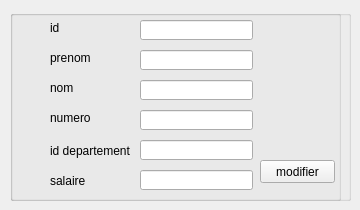
      <widget class="QWidget" name="tab_2">
       <attribute name="title">
        <string>modifier employé</string>
       </attribute>
       <widget class="QGroupBox" name="groupBox_3">
        <property name="geometry">
         <rect>
          <x>10</x>
          <y>10</y>
          <width>341</width>
          <height>191</height>
         </rect>
        </property>
        <property name="title">
         <string/>
        </property>
        <widget class="QGroupBox" name="groupBox_7">
         <property name="geometry">
          <rect>
           <x>0</x>
           <y>0</y>
           <width>331</width>
           <height>191</height>
          </rect>
         </property>
         <property name="title">
          <string/>
         </property>
         <widget class="QLineEdit" name="le_id_2">
          <property name="geometry">
           <rect>
            <x>130</x>
            <y>10</y>
            <width>113</width>
            <height>20</height>
           </rect>
          </property>
         </widget>
         <widget class="QLineEdit" name="le_prenom_2">
          <property name="geometry">
           <rect>
            <x>130</x>
            <y>40</y>
            <width>113</width>
            <height>20</height>
           </rect>
          </property>
         </widget>
         <widget class="QLineEdit" name="le_nom_2">
          <property name="geometry">
           <rect>
            <x>130</x>
            <y>70</y>
            <width>113</width>
            <height>20</height>
           </rect>
          </property>
         </widget>
         <widget class="QLineEdit" name="le_numero_2">
          <property name="geometry">
           <rect>
            <x>130</x>
            <y>100</y>
            <width>113</width>
            <height>20</height>
           </rect>
          </property>
         </widget>
         <widget class="QLineEdit" name="le_id_depp_2">
          <property name="geometry">
           <rect>
            <x>130</x>
            <y>130</y>
            <width>113</width>
            <height>20</height>
           </rect>
          </property>
         </widget>
         <widget class="QLineEdit" name="le_salaire_2">
          <property name="geometry">
           <rect>
            <x>130</x>
            <y>160</y>
            <width>113</width>
            <height>20</height>
           </rect>
          </property>
         </widget>
         <widget class="QPushButton" name="pb_update">
          <property name="geometry">
           <rect>
            <x>250</x>
            <y>150</y>
            <width>75</width>
            <height>23</height>
           </rect>
          </property>
          <property name="text">
           <string>modifier</string>
          </property>
         </widget>
         <widget class="QLabel" name="label_8">
          <property name="geometry">
           <rect>
            <x>40</x>
            <y>10</y>
            <width>61</width>
            <height>16</height>
           </rect>
          </property>
          <property name="text">
           <string>id</string>
          </property>
         </widget>
         <widget class="QLabel" name="label_15">
          <property name="geometry">
           <rect>
            <x>40</x>
            <y>40</y>
            <width>61</width>
            <height>16</height>
           </rect>
          </property>
          <property name="text">
           <string>prenom</string>
          </property>
         </widget>
         <widget class="QLabel" name="label_16">
          <property name="geometry">
           <rect>
            <x>40</x>
            <y>70</y>
            <width>61</width>
            <height>16</height>
           </rect>
          </property>
          <property name="text">
           <string>nom</string>
          </property>
         </widget>
         <widget class="QLabel" name="label_17">
          <property name="geometry">
           <rect>
            <x>40</x>
            <y>100</y>
            <width>61</width>
            <height>16</height>
           </rect>
          </property>
          <property name="text">
           <string>numero</string>
          </property>
         </widget>
         <widget class="QLabel" name="label_18">
          <property name="geometry">
           <rect>
            <x>40</x>
            <y>130</y>
            <width>91</width>
            <height>21</height>
           </rect>
          </property>
          <property name="text">
           <string>id departement</string>
          </property>
         </widget>
         <widget class="QLabel" name="label_19">
          <property name="geometry">
           <rect>
            <x>40</x>
            <y>160</y>
            <width>91</width>
            <height>21</height>
           </rect>
          </property>
          <property name="text">
           <string>salaire</string>
          </property>
         </widget>
        </widget>
       </widget>
      </widget>
